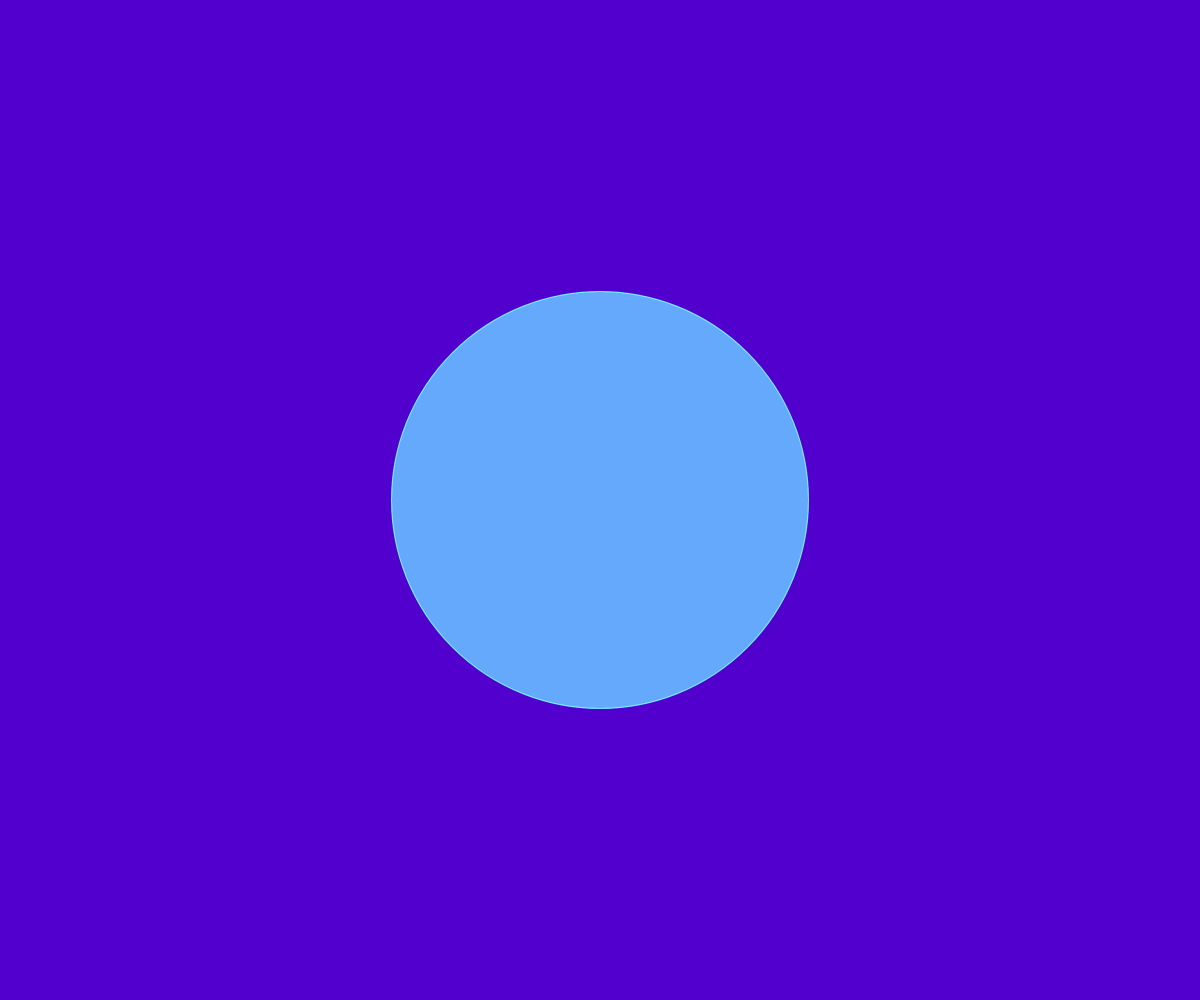
Frame 1 (no input)
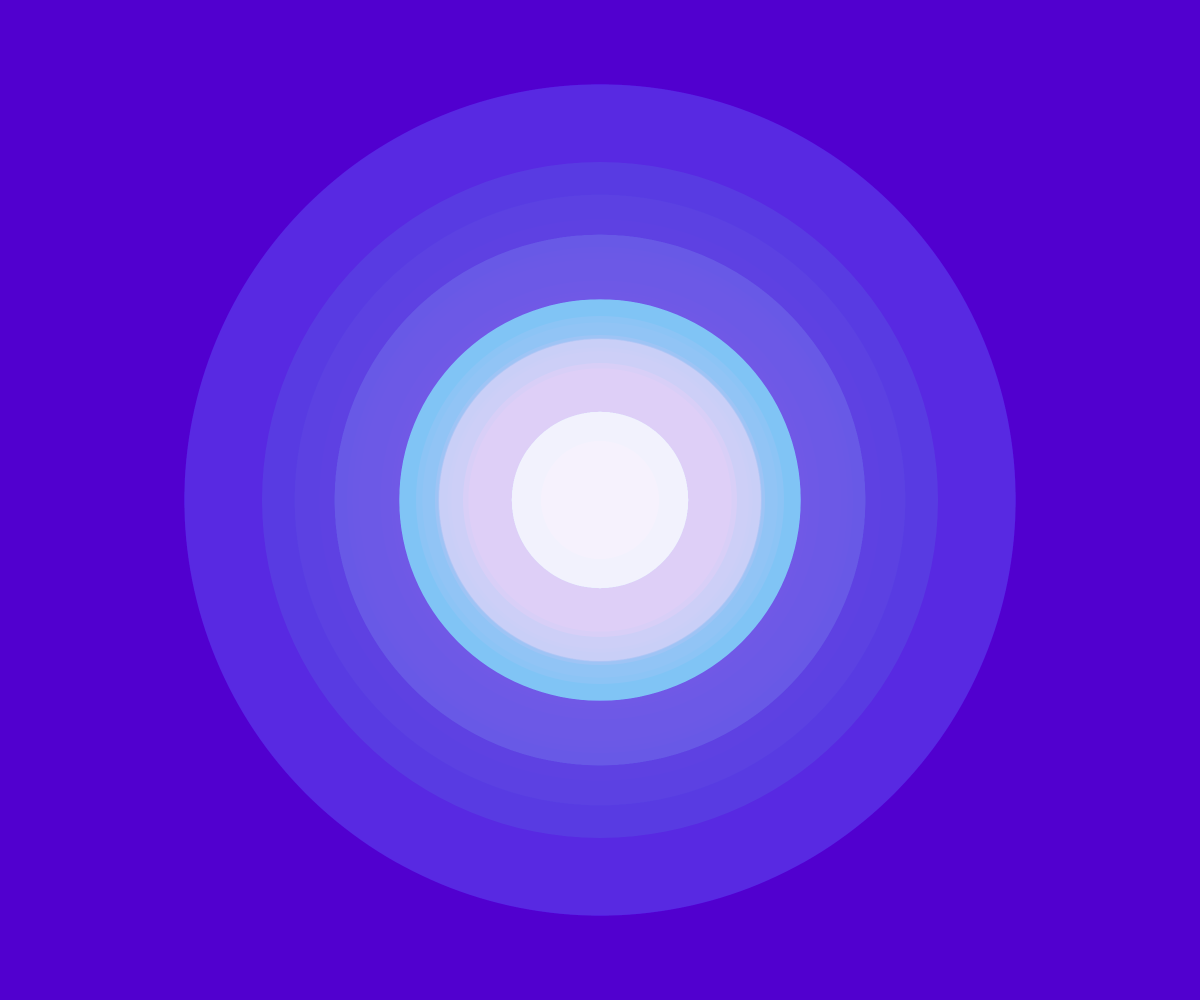
Frame 60 (no input)
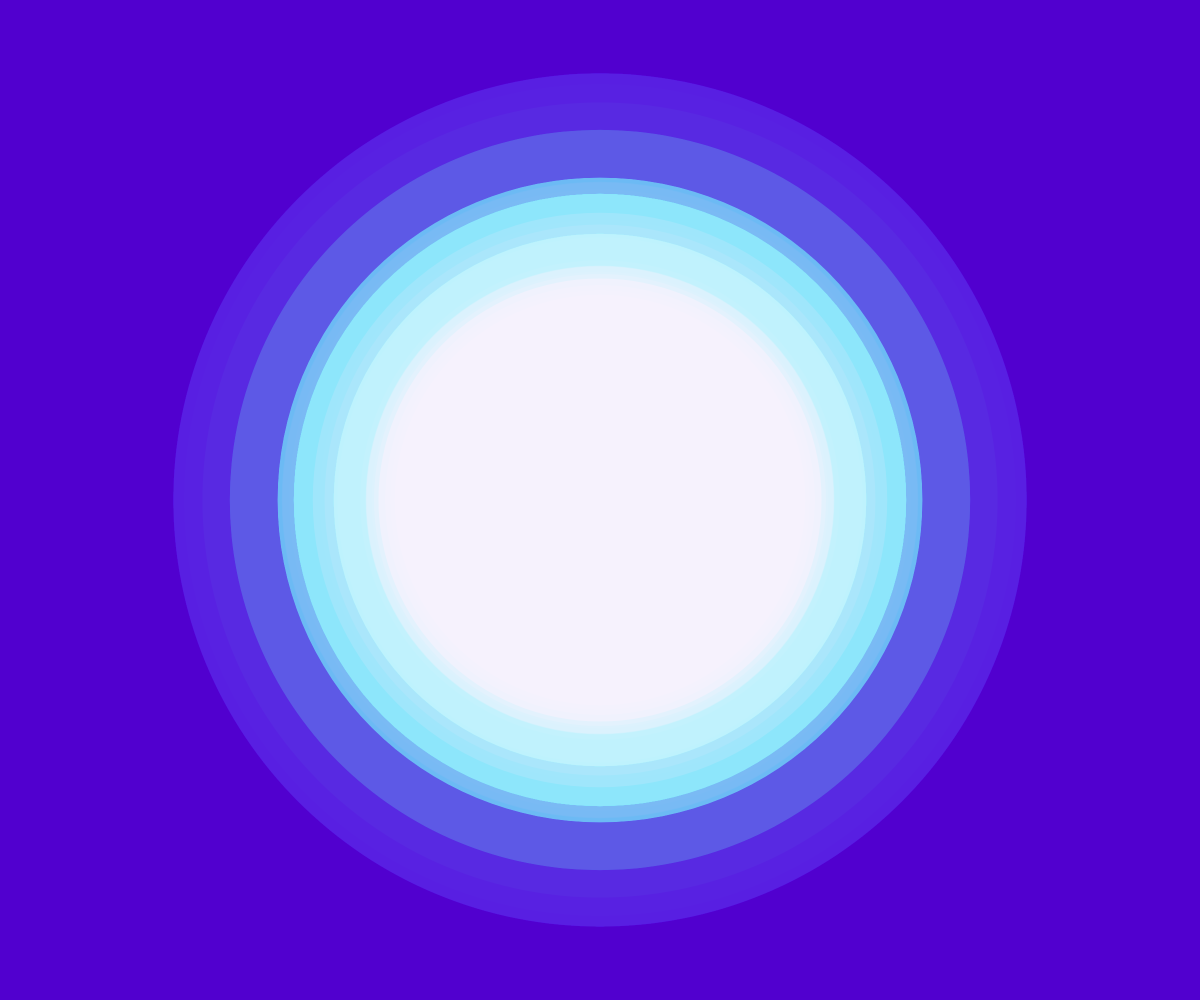
Frame 120 (the mouse pressed at the canvas centre since frame 60)

The p5.js sketch that drew these frames (run headless with seeded random() and noise() and a simulated clock; from frame 60 on, the mouse is pressed at the canvas centre):

// p5.js sketch
// ── sketch.js
function setup(){
  createCanvas(windowWidth, windowHeight);
  pixelDensity(2);
  background('#5100CC');
  frameRate(24);
}

function draw(){

  var h = (height / 4) + (randomGaussian() * height / 4);
  fill('rgba(26, 223, 185, 0.8)');
  stroke('#1ADFB9');
  blendMode(ADD);
  ellipse(width/2, height/2, h, h);
  blendMode(NORMAL);
  fill('rgba(81, 0, 204, 0.05)');
  strokeWeight(0);
  stroke(0);
  rect(0,0, width, height);

}

function windowResized() {
  resizeCanvas(windowWidth, windowHeight);
}
